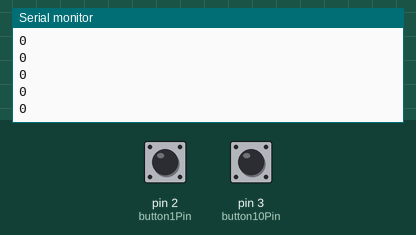
A sketch run on a simulated Arduino Uno, built with avr-gcc and run on an emulated ATmega328P. Shown: the last lines printed to the serial monitor. The inputs (shaded band) are chosen by the test bench; at power-on: pin 2 (button1Pin) LOW, pin 3 (button10Pin) LOW.

Above: at 1.2 s.
1.3 s: pin 2 (button1Pin) pulled HIGH for 0.15 s
At 1.9 s:
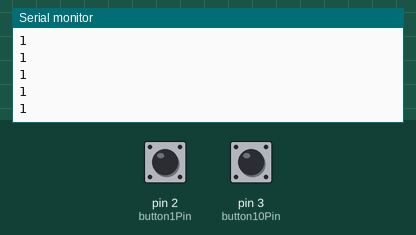
2.9 s: pin 3 (button10Pin) pulled HIGH for 0.15 s
At 4.0 s:
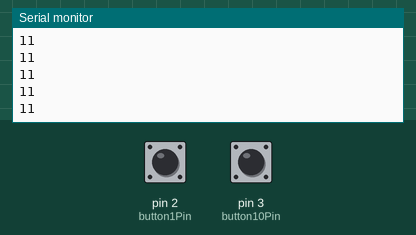
4.5 s: pin 2 (button1Pin) pulled HIGH for 1 s
At 5.2 s:
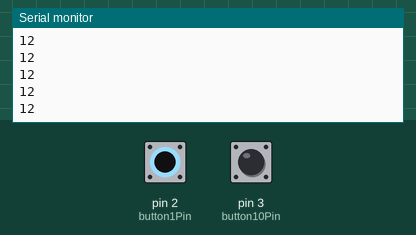
7.0 s: pin 3 (button10Pin) pulled HIGH for 1 s
At 7.9 s:
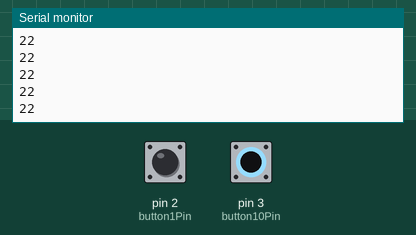
Timing chart, 0 to 9.4 s (numbered marks = the images above; inputs shaded):
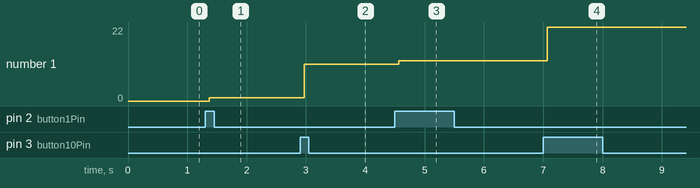

The sketch:

buttons_to_number.ino.ino
```cpp
int button1Pin = 2;
int button10Pin = 3;
int number = 0;
int value1 = 0;
int value10 = 0;

void setup() {
  // put your setup code here, to run once:
  pinMode(button1Pin, INPUT);
  pinMode(button10Pin, INPUT);
  Serial.begin(9600);
}

void loop() {
  // put your main code here, to run repeatedly:
  number += max(digitalRead(button1Pin) - value1, 0);
  number += max(digitalRead(button10Pin) - value10, 0) * 10;
  value1 = digitalRead(button1Pin);
  value10 = digitalRead(button10Pin);
  Serial.println(number);
}
```

Measured:
- after the input at 1.3 s, the serial monitor: prints a new line after 0.07 s (image 1)
- after the input at 2.9 s, the serial monitor: prints a new line after 0.07 s (image 2)
- after the input at 4.5 s, the serial monitor: prints a new line after 0.07 s (image 3)
- after the input at 7.0 s, the serial monitor: prints a new line after 0.07 s (image 4)
- plotted number 1: 0 → 1 after the input at 1.3 s, 1 → 11 after the input at 2.9 s, 11 → 12 after the input at 4.5 s, 12 → 22 after the input at 7.0 s
